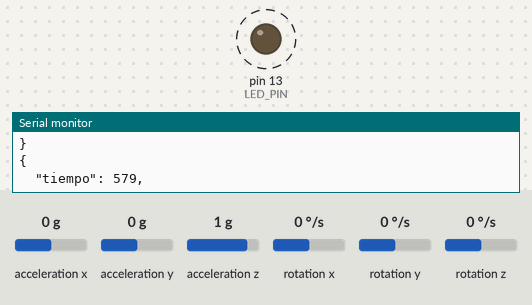
A sketch run on a simulated Arduino Uno, built for the host (arithmetic inside an expression is 32-bit, double 64-bit). Parts: output pins drawn as LEDs (lit = HIGH), the last lines printed to the serial monitor. Dashed ring = blinking. Inputs (shaded band) come from the test bench; at power-on: acceleration z 1 g, acceleration x 0 g, acceleration y 0 g, rotation x 0 °/s, rotation y 0 °/s, rotation z 0 °/s.

Above: at 0.59 s.
1.3 s: acceleration z set to 0 g
At 1.64 s:
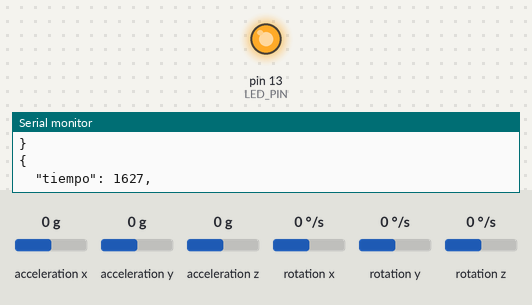
At 10.39 s:
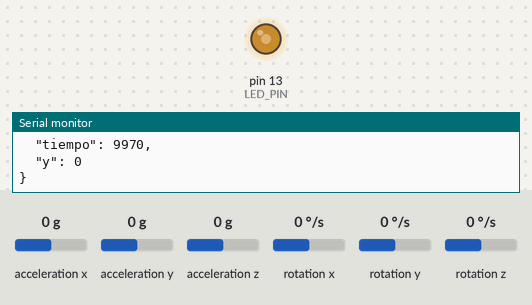
Timing chart, 0 to 12.2 s (numbered marks = the images above; inputs shaded):
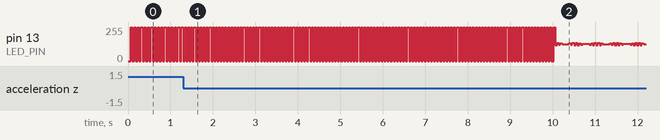

The sketch:

proyecto_final.ino
```cpp
#include "I2Cdev.h"
#include "MPU6050.h"
#include "ArduinoJson.h"

#if I2CDEV_IMPLEMENTATION == I2CDEV_ARDUINO_WIRE
    #include "Wire.h"
#endif

MPU6050 accelgyro;

int16_t ax, ay, az;
int16_t gx, gy, gz;
unsigned long tiempo1 =0;

#define OUTPUT_READABLE_ACCELGYRO

#define LED_PIN 13
bool blinkState = false;

void setup() {

    #if I2CDEV_IMPLEMENTATION == I2CDEV_ARDUINO_WIRE
        Wire.begin();
    #elif I2CDEV_IMPLEMENTATION == I2CDEV_BUILTIN_FASTWIRE
        Fastwire::setup(400, true);
    #endif

    Serial.begin(9600);
    tiempo1=millis();


    Serial.println("Initializing I2C devices...");
    accelgyro.initialize();

    Serial.println("Testing device connections...");
    Serial.println(accelgyro.testConnection() ? "MPU6050 connection successful" : "MPU6050 connection failed");


    // configure Arduino LED pin for output
    pinMode(LED_PIN, OUTPUT);

    }


void loop() {

    tiempo1=millis();
    accelgyro.getMotion6(&ax, &ay, &az, &gx, &gy, &gz);

    #ifdef OUTPUT_READABLE_ACCELGYRO
         if (tiempo1<10000) {

        DynamicJsonBuffer jBuffer;
        JsonObject& root = jBuffer.createObject();

        root["tiempo"] = tiempo1;
        root["y"] = az;

        root.prettyPrintTo(Serial);
        Serial.println();
       }

    #endif

    #ifdef OUTPUT_BINARY_ACCELGYRO
        Serial.write((uint8_t)(ax >> 8)); Serial.write((uint8_t)(ax & 0xFF));
        Serial.write((uint8_t)(ay >> 8)); Serial.write((uint8_t)(ay & 0xFF));
        Serial.write((uint8_t)(az >> 8)); Serial.write((uint8_t)(az & 0xFF));
        Serial.write((uint8_t)(gx >> 8)); Serial.write((uint8_t)(gx & 0xFF));
        Serial.write((uint8_t)(gy >> 8)); Serial.write((uint8_t)(gy & 0xFF));
        Serial.write((uint8_t)(gz >> 8)); Serial.write((uint8_t)(gz & 0xFF));
    #endif
    blinkState = !blinkState;
    digitalWrite(LED_PIN, blinkState);
}
```
